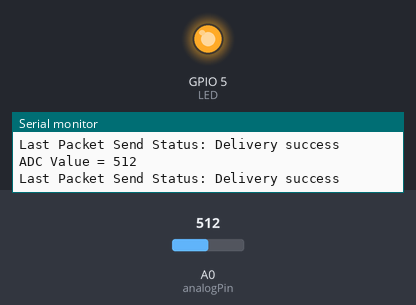
The sketch below on a simulated ESP8266 (NodeMCU). Parts: output pins drawn as LEDs (lit = HIGH), the last lines printed to the serial monitor. The inputs (shaded band) are chosen by the test bench; at power-on: A0 (analogPin) = 512. WiFi joins after 1.5 s; servers stay silent unless stated; not simulated (calls return 0 or success): credentials.h.

Above: at 1.2 s.
1.3 s: A0 (analogPin) set to 484
At 2.4 s:
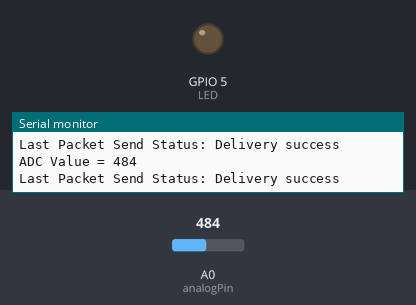
3.0 s: A0 (analogPin) set to 510
At 3.6 s:
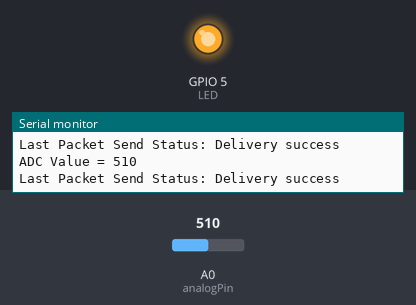
4.5 s: A0 (analogPin) set to 490
At 4.8 s:
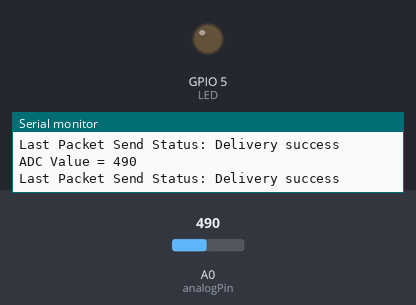
Timing chart, 0 to 7.5 s (numbered marks = the images above; inputs shaded):
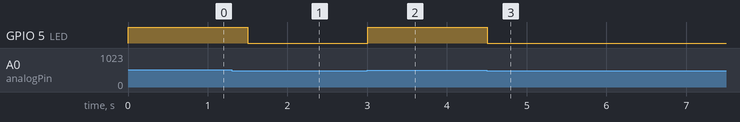

The sketch:

sender.ino
```cpp
#include "credentials.h"
#include <ESP8266WiFi.h>
#include <espnow.h>


#define analogPin A0
int adcValue = 0;
int LED = 5;

const char* ssid = WIFI_SSID;
const char* password = WIFI_PASSWORD;

uint8_t broadcastAddress[] = {0x4c, 0x75, 0x25, 0x38, 0x96, 0x98}; /*4c:75:25:38:96:98 */

typedef struct struct_message {
            float reading;
}struct_message;

struct_message myData;


void OnDataSent(uint8_t *mac_addr, uint8_t sendStatus) {
  Serial.print("\r\nLast Packet Send Status: ");
  if (sendStatus == 0){
    Serial.println("Delivery success");
  }
  else{
    Serial.println("Delivery fail");
  }
}

void setup() {
  Serial.begin(115200);
  pinMode(LED, OUTPUT);
  //WiFi.begin(ssid,password);

  WiFi.mode(WIFI_STA);
  WiFi.disconnect();

  // Init ESP-NOW

  if (esp_now_init() != 0) {
    Serial.println("Error initializing ESP-NOW");
    return;
  }
  // Set ESP-NOW role
  esp_now_set_self_role(ESP_NOW_ROLE_CONTROLLER);

  // Once ESPNow is successfully init, we will register for Send CB to
  // get the status of Trasnmitted packet
  esp_now_register_send_cb(OnDataSent);

  // Register peer
  esp_now_add_peer(broadcastAddress, ESP_NOW_ROLE_SLAVE, 1, NULL, 0);
}

void loop() {
  adcValue = analogRead(analogPin);
  if (analogRead(analogPin)> 500){

    digitalWrite(LED, HIGH);
  }else{
    digitalWrite(LED, LOW);
  }
  /* Print the output in the Serial Monitor */
  Serial.print("ADC Value = ");
  Serial.println(adcValue);
  /*Send data */
  myData.reading = adcValue;
  esp_now_send(0, (uint8_t *) &myData, sizeof(myData));


  delay(500);

}
```

Measured:
- the behaviour switches between 501 and 500 on A0 (analogPin) (found by bisection; images 0 and 1)
- after the input at 1.3 s, GPIO 5 (LED): HIGH → LOW after 0.20 s
- after the input at 3.0 s, GPIO 5 (LED): LOW → HIGH at once
- after the input at 4.5 s, GPIO 5 (LED): HIGH → LOW at once
